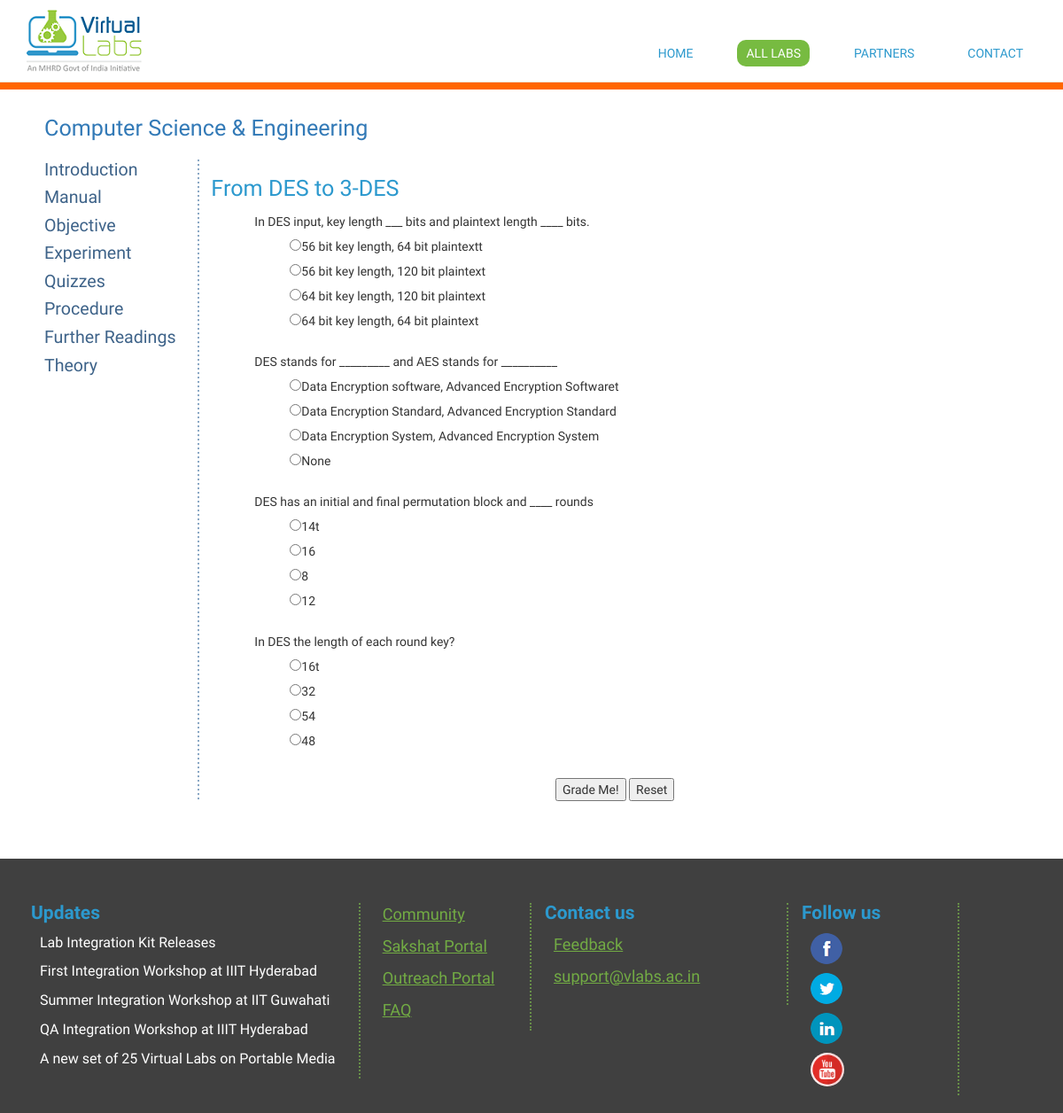
Screenshot of /des3/quizzes/ with the database file from the repository.
### des3/models.py (models this page shows, shortened)
class Quiz(models.Model):
    q_id = models.IntegerField()
    q_text = models.CharField(max_length = 400)
    option1 = models.CharField(max_length=200)
    option2 = models.CharField(max_length=200)
    option3 = models.CharField(max_length=200)
    option4 = models.CharField(max_length=200)
    answer = models.CharField(max_length=200)

### des3/views.py (the view)
def quizzes(request):
    assert isinstance(request, HttpRequest)
    context = {
        'questn': Quiz.objects.all(),
    }
    return render(request, 'Quizzes.html' , context)

### des3/templates/Quizzes.html (shortened to what this page needs)
{% extends 'layout.html' %}
{% load static %}
{% block content %}
<div class="col-md-10 lab-list-col-10">
<h1 class="text-h2-lightblue">From DES to 3-DES</h1><div class="content" id="experiment-article-section-6-content">
<form method="POST" name="myquiz">
{% if questn %}
    <ol id="quizHere">
        {% for q in questn %}
            <div class="d">
            <li>{{ q.q_text }}</li>
            <ol class="d">
                <li><input name="question{{q.q_id}}" type="radio" value="a"/>{{q.option1}}t</li>
                <li><input name="question{{q.q_id}}" type="radio" value="b"/>{{q.option2}}</li>
                <li><input name="question{{q.q_id}}" type="radio" value="c"/>{{q.option3}}</li>
                <li><input name="question{{q.q_id}}" type="radio" value="d"/>{{q.option4}}</li>
            </ol>
            </div>
            <br>
        {% endfor %}
    </ol>
    {% else %}
        <p>No Quiz available.</p>
    {% endif %}
</form>
<form>
<div align="center">
<input type="button" value="Grade Me!" name="B1" onClick="gradeit()"> <input type="button" value="Reset" name="B2" onClick="document.myquiz.reset()">
</div>
</form>
</div>
</div>
{% endblock %}

### des3/templates/layout.html (shortened to what this page needs)
{% load static %}
{% block page %}
<!DOCTYPE html>
<html lang="en">
    <head>
        <link href="{% static 'css/bootstrap.min.css' %}" rel="stylesheet" />
        <link rel="stylesheet" href="{% static 'vendors/owl.carousel.css' %}" />
        <link rel="stylesheet" href="{% static 'vendors/owl.theme.css' %}" />
        <link rel="stylesheet" href="{% static 'font-awesome/css/font-awesome.css' %}" />
        <link href="{% static 'css/style.css' %}" rel="stylesheet" />
    </head>
    <body id="page-top" class="index">
        <div id="top">
            <header>
                <nav
                    class="navbar navbar-default "
                    style="background-color: white !important; margin-bottom: 0px !important;"
                >
                    <div class="container-fluid">
                        <div class="navbar-header page-scroll">
                            <a class="navbar-brand main-logo-a" href="http://vlabs.ac.in/index.html"
                                ><img src="{% static 'images/logo-new.png' %}" class="img-responsive main-logo"
                            /></a>
                        </div>
                        <div
                            class="collapse navbar-collapse menu-div"
                            id="bs-example-navbar-collapse-1"
                            style="border: 0px;"
                        >
                            <ul class="nav navbar-nav navbar-right menu-ul">
                                <li class="page-scroll menu-li ">
                                    <a href="http://vlabs.ac.in/index.html" class="menu-a">HOME</a>
                                </li>
                                <li class="page-scroll menu-li menu-li-active">
                                    <a href="http://vlabs.ac.in/labs.html" class="menu-a menu-a-active">ALL LABS</a>
                                </li>
                                <li class="page-scroll menu-li ">
                                    <a href="http://vlabs.ac.in/index.html#partner" class="menu-a">PARTNERS</a>
                                </li>
                                <li class="page-scroll menu-li ">
                                    <a href="http://vlabs.ac.in/index.html#contact" class="menu-a">CONTACT</a>
                                </li>
                            </ul>
                        </div>
                    </div>
                </nav>
            </header>
            <div id="content">
                <div class="container-fluid">
                    <div class="row">
                        <hr style="background:#ff6600 !important;  height: 8px; margin-top: 0px;" />
                    </div>
                </div>
                <div class="container-fluid" style="margin-left: 35px; margin-right: 35px;">
                    <h2 class="text-h2-lightblue" style=" margin-bottom: 20px; margin-top: 10px; ">
                        <a href="http://vlabs.ac.in/computer-science-and-engineering-labs.html" class="sidebar-a"
                            >Computer Science & Engineering</a
                        >
                    </h2>
                    <div class="row">
                        <div class="col-md-2 sidebar-col-2">
                            <a
                                href="{% url 'des3.introduction' %}"
                                class="sidebar-a"
                            >
                                <h3 class="text-h3-darkblue" style="margin-top: 2px;">Introduction</h3></a
                            ><a
                                href="{% url 'des3.manual' %}"
                                class="sidebar-a"
                            >
                                <h3 class="text-h3-darkblue" style="margin-top: 2px;">Manual</h3></a
                            ><a
                                href="{% url 'des3.objective' %}"
                                class="sidebar-a"
                            >
                                <h3 class="text-h3-darkblue" style="margin-top: 2px;">Objective</h3></a
                            ><a
                                href="{% url 'des3.experiment' %}"
                                class="sidebar-a"
                            >
                                <h3 class="text-h3-darkblue" style="margin-top: 2px;">Experiment</h3></a
                            ><a
                                href="{% url 'des3.quizzes' %}"
                                class="sidebar-a"
                            >
                                <h3 class="text-h3-darkblue" style="margin-top: 2px;">Quizzes</h3></a
                            ><a
                                href="{% url 'des3.procedure' %}"
                                class="sidebar-a"
                            >
                                <h3 class="text-h3-darkblue" style="margin-top: 2px;">Procedure</h3></a
                            ><a
                                href="{% url 'des3.furtherReading' %}"
                                class="sidebar-a"
                            >
                                <h3 class="text-h3-darkblue" style="margin-top: 2px;">Further Readings</h3></a
                            >
                            <a
                                href="{% url 'des3.theory' %}"
                                class="sidebar-a"
                            >
                                <h3 class="text-h3-darkblue" style="margin-top: 2px;">Theory</h3></a
                            >
                        </div>
                        {% block content %}
                        {% endblock %}
                    </div>
                </div>
            </div>
        </div>
<footer>
        <div class="container-fluid footer-div" style="background: #404040; margin-top: 40px;  padding: 20px;">
            <div class="col-md-4 border-right-green-dotted">
                <h2 class="text-h2-lightblue-small" style="font-weight: bold;margin-top: 0px;">Updates</h2>
                <a
                    href="http://community.virtual-labs.ac.in/w/index.php/Download"
                    class="text-normal-gray-small nounderline"
                    style="color: white"
                >
                    Lab Integration Kit Releases</a
                >
                <a
                    href="http://community.virtual-labs.ac.in/w/index.php/First_Integration_workshop"
                    class="text-normal-gray-small nounderline"
                    style="color: white"
                    >First Integration Workshop at IIIT Hyderabad</a
                >
                <a
                    href="http://community.virtual-labs.ac.in/w/index.php/Summer_Sprint_Integration_workshop"
                    class="text-normal-gray-small nounderline"
                    style="color: white"
                >
                    Summer Integration Workshop at IIT Guwahati</a
                >
                <a
                    href="http://community.virtual-labs.ac.in/w/index.php/QA/Integration_workshop"
                    class="text-normal-gray-small nounderline"
                    style="color: white"
                >
                    QA Integration Workshop at IIIT Hyderabad</a
                >
                <a
                    href="http://community.virtual-labs.ac.in/w/index.php/A_new_set_of_25_Virtual_Labs_on_Portable_Media"
                    class="text-normal-gray-small nounderline"
                    style="color: white"
                >
                    A new set of 25 Virtual Labs on Portable Media</a
                >
            </div>
            <div class="col-md-2 border-right-green-dotted">
                <a
                    href="http://community.virtual-labs.ac.in/w/index.php/Main_Page"
                    class="text-a-lightgreen"
                    style="text-decoration: underline;"
                    >Community</a
                >
                <a
                    href="http://www.sakshat.ac.in/"
                    class="text-a-lightgreen"
                    style="text-decoration: underline;"
                >
                    Sakshat Portal</a
                >
                <a
                    href="http://outreach.vlabs.ac.in/"
                    class="text-a-lightgreen"
                    style="text-decoration: underline;"
                >
                    Outreach Portal</a
                >
                <a href="../faq.html" class="text-a-lightgreen" style="text-decoration: underline;"> FAQ</a>
            </div>
            <div class="col-md-3 border-right-green-dotted" id="contact">
                <h2 class="text-h2-lightblue-small" style="font-weight: bold;margin-top: 0px;">Contact us</h2>
                <a
                    href="http://feedback.vlabs.ac.in/"
                    class="text-a-lightgreen"
                    style="text-decoration: underline;"
                >
                    Feedback</a
                >
                <a
                    class="text-a-lightgreen"
                    style="text-decoration: underline;"
                    href="mailto:support@vlabs.ac.in"
                    >support@vlabs.ac.in</a
                >
            </div>
            <div class="col-md-2 border-right-green-dotted">
                <h2 class="text-h2-lightblue-small" style="font-weight: bold;margin-top: 0px;">Follow us</h2>
                <a
                    href="https://www.facebook.com/pages/Virtual-Labs-IIT-Delhi/301510159983871"
                    class="text-a-lightgreen nounderline"
                    target="_blank"
                >
                    <img src="{% static 'images/fb.png' %}" style="border-radius: 50%;" />
                </a>
                <a
                    href="https://twitter.com/TheVirtualLabs"
                    class="text-a-lightgreen nounderline"
                    target="_blank"
                >
                    <img src="{% static 'images/twitter.png' %}" style="border-radius: 50%;"
                /></a>
                <a href="http://linkedin.com" class="text-a-lightgreen nounderline" target="_blank">
                    <img src="{% static 'images/linkedin.png' %}" style="border-radius: 50%;"
                /></a>
                <a
                    href="https://www.youtube.com/watch?v=mVBYNXLaDdg"
                    class="text-a-lightgreen nounderline"
                    target="_blank"
                >
                    <img
                        src="{% static 'images/youtube.png' %}"
                        style="border-radius: 50%; width: 38px;
        height: 38px"
                /></a>
            </div>
        </div>
    </footer>
</body>
</body>
</html>
{% endblock %}

### des3/static/css/style.css (style rules this page uses)
body { overflow-x: hidden; font-family:'Raleway' !important; }
.container-fluid form li { display:block; margin:0; padding:4px 5px 2px 9px; position:relative; }
a, a:hover, a:focus, a:active, a.active { outline: 0; }
.navbar-default, .navbar-inverse { border: 0; }
.footer-div { margin-top:120px; }
.main-logo-a { height: auto; overflow: visible; margin-left: 0px !important; padding-bottom: 10px !important; padding-top: 10px !important; }
.menu-a { font-size: 14px !important; font-family: 'Raleway' !important; color: #2C99CD !important; padding-left: 10px !important; padding-bottom: 5px !important; padding-top: 5px !important; padding-right: 10px !important; }
.menu-a-active { color: white !important; }
.menu-li { border-radius: 10px; margin-left: 20px; margin-right: 20px; }
.menu-li-active { background-color: #77BB41; }
.menu-ul { margin-top: 45px; }
.border-right-green-dotted { border-right: 2px dotted; margin-top: 30px; border-right-color: #678f48; min-height: 115px; }
.border-right-green-dotted a { padding-left: 10px; display: block; margin-bottom: 10px; }
.text-h2-lightblue { color: #2C99CE; font-size: 1.8em; }
.text-a-lightgreen { color: #72AB44; font-size: 1.3em; text-decoration: underline; }
.text-h2-lightblue-small { color: #2C99CE; font-size: 1.5em; }
.text-h3-darkblue { color: #3e6389; font-size: 1.4em; }
.text-normal-gray-small { color: #888; font-size: 16px; }
.nounderline { text-decoration: none; }
.lab-list-col-10 { background: url("../images/devider-blue-v-o.png") repeat-y; background-position: left top; margin-bottom: 25px; }

### rows the page displays
Quiz: q_text "In DES input, key length ___ bits and plaintext length ____ bits.", option1 "56 bit key length, 64 bit plaintext", option2 "56 bit key length, 120 bit plaintext", option3 "64 bit key length, 120 bit plaintext", option4 "64 bit key length, 64 bit plaintext"
Quiz: q_text "DES stands for _________ and AES stands for __________", option1 "Data Encryption software, Advanced Encryption Software", option2 "Data Encryption Standard, Advanced Encryption Standard", option3 "Data Encryption System, Advanced Encryption System", option4 "None"
Quiz: q_text "DES has an initial and final permutation block and ____ rounds", option1 "14", option2 "16", option3 "8", option4 "12"
Quiz: q_text "In DES the length of each round key?", option1 "16", option2 "32", option3 "54", option4 "48"
